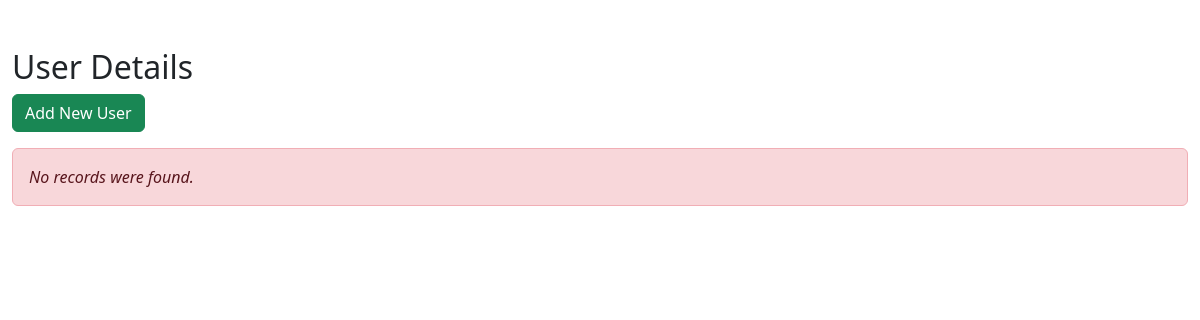
Page /users/index.php on the earlier database version.
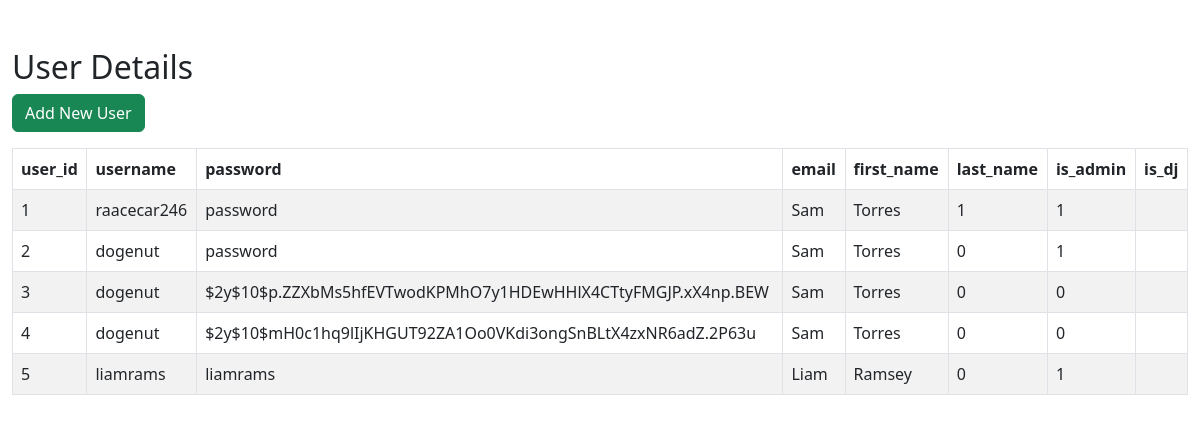
Same page on the later database version.
### tables this page shows
CREATE TABLE `users` (
  `user_id` int(11) NOT NULL,
  `username` varchar(100) NOT NULL,
  `password` varchar(255) NOT NULL,
  `email` varchar(100) NOT NULL,
  `first_name` varchar(100) NOT NULL,
  `last_name` varchar(100) NOT NULL,
  `is_admin` tinyint(1) NOT NULL DEFAULT 0,
  `is_dj` tinyint(1) NOT NULL DEFAULT 0
);

### users/index.php (the view, shortened to what this page needs)
<!DOCTYPE html>
<html lang="en">
<head>
    <link href="https://cdn.jsdelivr.net/npm/bootstrap@5.3.0-alpha3/dist/css/bootstrap.min.css" rel="stylesheet">
</head>
<body>
    <div class="wrapper">
        <div class="container-fluid">
            <div class="row">
                <div class="col-md-12">
                    <div class="mt-5 mb-3 clearfix">
                        <h2 class="pull-left">User Details</h2>
                        <a href="create.php" class="btn btn-success pull-right" disabled><i class="fa fa-plus"></i> Add New User</a>
                    </div>
                    <?php
                    require_once "../scripts/config.php";
                    $sql = "SELECT * FROM users";
                    if($result = mysqli_query($link, $sql)){
                        if(mysqli_num_rows($result) > 0){
                            echo '<table class="table table-bordered table-striped">';
                                echo "<thead>";
                                    echo "<tr>";
                                        echo "<th>user_id</th>";
                                        echo "<th>username</th>";
                                        echo "<th>password</th>";
                                        echo "<th>email</th>";
                                        echo "<th>first_name</th>";
                                        echo "<th>last_name</th>";
                                        echo "<th>is_admin</th>";
                                        echo "<th>is_dj</th>";
                                    echo "</tr>";
                                echo "</thead>";
                                echo "<tbody>";
                                while($row = mysqli_fetch_array($result)){
                                    echo "<tr>";
                                        echo "<td>" . $row['user_id'] . "</td>";
                                        echo "<td>" . $row['username'] . "</td>";
                                        echo "<td>" . $row['password'] . "</td>";
                                        echo "<td>" . $row['first_name'] . "</td>";
                                        echo "<td>" . $row['last_name'] . "</td>";
                                        echo "<td>" . $row['is_admin'] . "</td>";
                                        echo "<td>" . $row['is_dj'] . "</td>";
                                        echo "<td>";
                                        echo "</td>";
                                    echo "</tr>";
                                }
                                echo "</tbody>";
                            echo "</table>";
                        } else{
                            echo '<div class="alert alert-danger"><em>No records were found.</em></div>';
                        }
                    } else{
                        echo "Oops! Something went wrong. Please try again later.";
                    }
                    ?>
                </div>
            </div>
        </div>
    </div>
</body>
</html>

Differences in the rows shown:
added users: user_id "1", username "raacecar246", password "password", first_name "Sam", last_name "Torres", is_admin "1", is_dj "1"
added users: user_id "2", username "dogenut", password "password", first_name "Sam", last_name "Torres", is_admin "0", is_dj "1"
added users: user_id "3", username "dogenut", password "$2y$10$p.ZZXbMs5hfEVTwodKPMhO7y1HDEwHHlX4CTtyFMGJP.xX4np.BEW", first_name "Sam", last_name "Torres", is_admin "0", is_dj "0"
added users: user_id "4", username "dogenut", password "$2y$10$mH0c1hq9lIjKHGUT92ZA1Oo0VKdi3ongSnBLtX4zxNR6adZ.2P63u", first_name "Sam", last_name "Torres", is_admin "0", is_dj "0"
added users: user_id "5", username "liamrams", password "liamrams", first_name "Liam", last_name "Ramsey", is_admin "0", is_dj "1"
Other differences:
text no longer shown: "No records were found."
text now shown: "user_id username password email first_name last_name is_admin is_dj"
